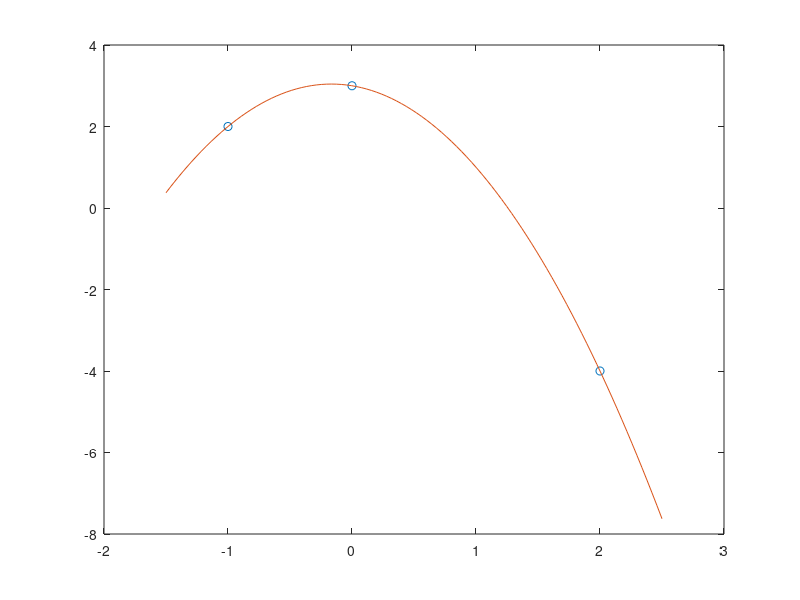

MATLAB code for this plot:
clf;
t = [ -1 0 2 ];
f = [ 2 3 -4 ];
plot(t,f, 'o');
hold on

p=polyfit(t,f,2);
xx=linspace(...
  min(t)-0.5,max(t)+0.5);
plot(xx,polyval(p,xx));